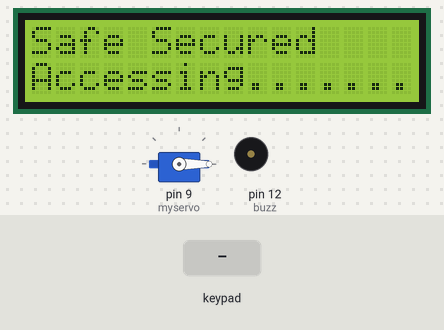
A sketch run on a simulated Arduino Uno, built with avr-gcc and run on an emulated ATmega328P. Shown: servo, 16×2 character LCD, buzzer (waves = sounding, pin HIGH). The test bench sets the inputs (shaded band).

Above: at 7.1 s.
At 10.2 s:
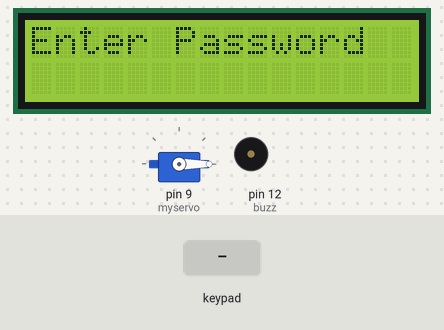
10.3 s: keypad keys B 1 3 3 pressed 0.4 s apart
At 13.5 s:
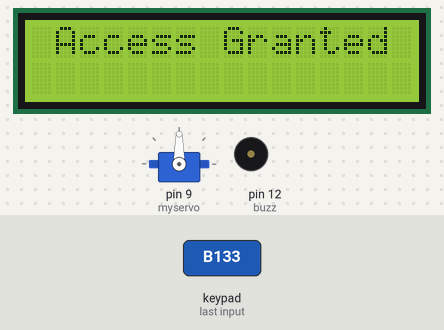
At 16.9 s:
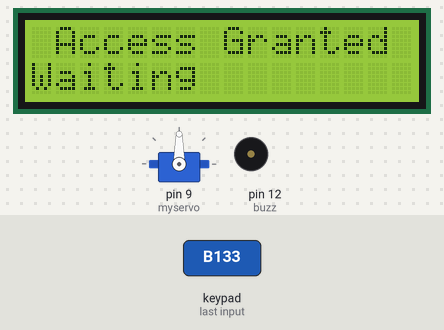
Timing chart, 0 to 28.0 s (numbered marks = the images above; inputs shaded):
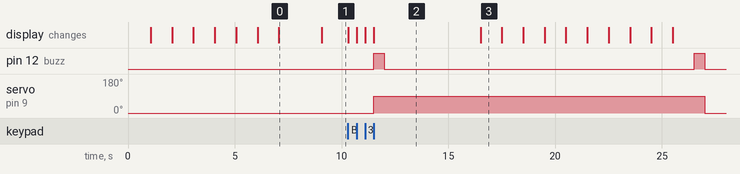

The sketch:

mpmc_project_code.ino
```cpp
#include <Keypad.h>
#include <LiquidCrystal.h>
#include <Servo.h>

#define Password_Length 5

Servo myservo;
LiquidCrystal lcd(A0, A1, A2, A3, A4, A5);

int pos = 0;

char Data[Password_Length];
char Master[Password_Length] = "B133";
byte data_count = 0, master_count = 0;

bool Pass_is_good;
bool door = false;
char customKey;
int buzz=12;
int invalidcount=0;


/*---preparing keypad---*/

const byte ROWS = 4;
const byte COLS = 4;
char keys[ROWS][COLS] = {
  {'1', '2', '3', 'A'},
  {'4', '5', '6', 'B'},
  {'7', '8', '9', 'C'},
  {'*', '0', '#', 'D'}
};


byte rowPins[ROWS] = {0, 1, 2, 3};
byte colPins[COLS] = {4, 5, 6, 7};

Keypad customKeypad( makeKeymap(keys), rowPins, colPins, ROWS, COLS);


/*--- Main Action ---*/
void setup()
{
  myservo.attach(9);
  ServoClose();
  pinMode(buzz, OUTPUT);
  lcd.begin(16, 2);
  lcd.print("Safe Secured");
  loading("Accessing");
  lcd.clear();
}


void loop()
{
  if (door == true)
  {
    customKey = customKeypad.getKey();
    if (customKey == '#')
    {
      lcd.clear();
      ServoClose();
      lcd.print("Safe Secured");
      delay(3000);
      door = false;
    }
  }
  else
    Open();

}

void loading (char msg[]) {
  lcd.setCursor(0, 1);
  lcd.print(msg);

  for (int i = 0; i < 9; i++) {
    delay(1000);
    lcd.print(".");
  }
}

void clearData()
{
  while (data_count != 0)
  {
    Data[data_count--] = 0;
  }
  return;
}

void ServoClose()
{
  for (pos = 90; pos >= 0; pos -= 10) {
    myservo.write(pos);
  }
}

void ServoOpen()
{
  for (pos = 0; pos <= 90; pos += 10) {
    myservo.write(pos);
  }
}

void Open()
{
  lcd.setCursor(0, 0);
  lcd.print("Enter Password");

  customKey = customKeypad.getKey();
  if (customKey)
  {
    Data[data_count] = customKey;
    lcd.setCursor(data_count, 1);
    lcd.print(Data[data_count]);
    data_count++;
  }

  if (data_count == Password_Length - 1)
  {
    if (!strcmp(Data, Master))
    {
      lcd.clear();
      ServoOpen();
      lcd.print(" Access Granted ");
      door = true;
      digitalWrite(buzz, HIGH);
      delay(500);
      digitalWrite(buzz, LOW);
      delay(4500);
      loading("Waiting");
      lcd.clear();
      lcd.print(" Securing Safe ");
      delay(1000);
      digitalWrite(buzz, HIGH);
      delay(500);
      digitalWrite(buzz, LOW);
      ServoClose();
      door = false;
    }
    else
    {
      lcd.clear();
      lcd.print(" Access Denied ");
      delay(1000);
      door = false;
      ++invalidcount;
      if((invalidcount%5)==0){
        delay(1000);
        lcd.clear();
        lcd.setCursor(2,0);
        lcd.print("WAIT FOR ");
        lcd.setCursor(5,1);
        lcd.print("15 SECONDS");
        digitalWrite(buzz, HIGH);
        delay(15000);
        digitalWrite(buzz, LOW);
        lcd.clear();
        delay(3500);
        lcd.clear();
      }
    }
    delay(1000);
    lcd.clear();
    clearData();
  }
}
```

Measured:
- after the input at 10.3 s, pin 12 (buzz): alternates HIGH for 0.50 s and LOW for 14.5 s, starting after 1.2 s; servo on pin 9 (myservo): 0° → 90° after 1.2 s, → 0° 15.5 s later; the display: first changes at once (image 2 shows a later state)
- what the display in image 0 shows lasts 2.0 s, from 7.1 s to 9.1 s
- what the display in image 2 shows lasts 5.0 s, from 11.5 s to 16.5 s
